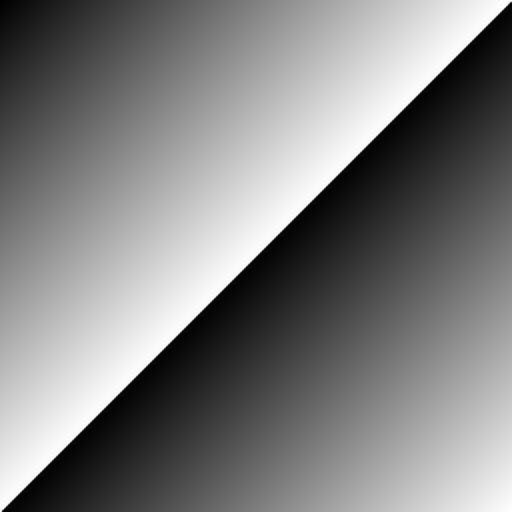
#> input picture Serial/input.pgm, 1024 x 1024 px, found by its file name (shown at 1/2 size)
$ python view_results.py
#> lines starting #> are read from the running program, lines starting #| are printed output that depends on the picture
"""
view_results.py
---------------
Converts all PGM output images to PNG and builds a labelled
side-by-side comparison image (comparison_all.png) ready for
the EC7207 HPC Project progress evaluation.

Usage:
    python view_results.py            # Compare implementations (Serial/OpenMP/MPI)
    python view_results.py --kernels  # Compare kernel types (Blur/Sharpen/Edge)
"""

from PIL import Image, ImageDraw, ImageFont
import os, subprocess, sys

BASE = os.path.dirname(os.path.abspath(__file__))

# Images to include in the comparison with their display labels
IMAGES = [
    ("Serial\\input.pgm",         "Input Image",        "(original grayscale)"),
    ("Serial\\output_serial.pgm", "Serial  [Baseline]", "single CPU core"),
    ("OpenMP\\output_openmp.pgm", "OpenMP  [4 Threads]","shared memory | RMSE = 0.000000"),
    ("MPI\\output_mpi.pgm",       "MPI  [4 Processes]", "distributed memory | RMSE = 0.000000"),
]

# Kernel comparison images (for --kernels mode)
KERNEL_IMAGES = [
    ("Serial\\input.pgm",         "Input Image",     "(original grayscale)"),
    ("Serial\\output_blur.pgm",   "Gaussian Blur",   "smooths and reduces noise"),
    ("Serial\\output_sharpen.pgm","Sharpen Filter",  "enhances edges and details"),
    ("Serial\\output_edge.pgm",   "Edge Detection",  "highlights boundaries (Laplacian)"),
]

THUMB   = 300   # pixel size of each thumbnail in the comparison
PAD     = 14
LABEL_H = 52    # height reserved for two lines of labels below each image

def load_image(path):
#> called with path = 'Serial\\input.pgm'
    return Image.open(path).convert('L')
#> returned value is the input picture: PIL image 1024x1024 L; min 0, max 255, mean 127.5

def convert_to_png(pgm_path):
    png_path = pgm_path.replace('.pgm', '.png')
    img = load_image(pgm_path)
    img.save(png_path)
    print(f"  Converted  {os.path.basename(pgm_path):35s}  ->  {os.path.basename(png_path)}  ({img.width}x{img.height})")
#|   Converted  Serial\input.pgm                     ->  Serial\input.png  (1024x1024)
    return png_path, img

def generate_comparison(images_list, output_name, title):
    """Generate a side-by-side comparison image from a list of images"""
#> called with output_name = 'comparison_all.png', title = 'Implementation Comparison'
    print(f"\n[2]  Building {output_name} ...")

    COLS = len(images_list)
    W    = COLS * (THUMB + PAD) + PAD
    H    = PAD + THUMB + LABEL_H + PAD

    # Light grey background
    comparison = Image.new('RGB', (W, H), color=(230, 230, 230))
#> comparison: PIL image 1270x380 RGB; every value is 230
    draw = ImageDraw.Draw(comparison)

    # Try to load a readable font; fall back to default if not available
    try:
        font_title = ImageFont.truetype("arialbd.ttf", 15)
        font_sub   = ImageFont.truetype("arial.ttf",   12)
    except:
        font_title = ImageFont.load_default()
        font_sub   = font_title

    for i, (png_path, img_title, subtitle, img) in enumerate(images_list):
        # Paste thumbnail
        thumb = img.resize((THUMB, THUMB), Image.LANCZOS).convert('RGB')
        x = PAD + i * (THUMB + PAD)
        y = PAD
        comparison.paste(thumb, (x, y))

        # Thin border around each thumbnail
        draw.rectangle([x-1, y-1, x+THUMB, y+THUMB], outline=(80,80,80), width=1)

        # Title (bold) and subtitle below image
        draw.text((x + 4, y + THUMB + 6),  img_title, fill=(20, 20, 20),   font=font_title)
        draw.text((x + 4, y + THUMB + 26), subtitle,  fill=(60, 60, 60),   font=font_sub)
#> this loop made 4 passes
#> pass 1, in generate_comparison, `thumb = img.resize((THUMB, THUMB), Image.LANCZOS).convert('RGB')`:
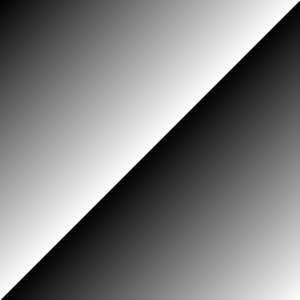
#> thumb: PIL image 300x300 RGB; min 0, max 255, mean 127.5
#> after the loop:
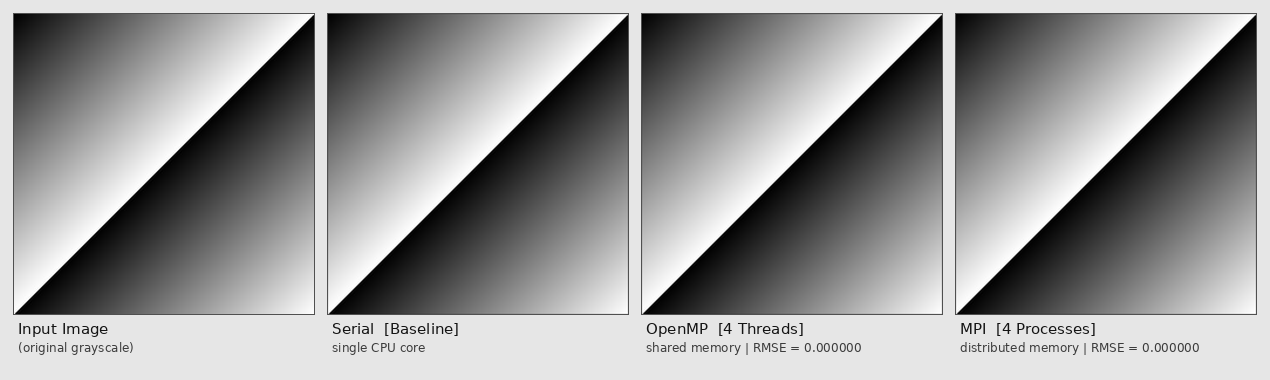
#> comparison: PIL image 1270x380 RGB; min 0, max 255, mean 150.8

    comp_path = os.path.join(BASE, output_name)
    comparison.save(comp_path)
    print(f"  Saved  ->  {comp_path}")
    return comp_path

# ===== Main Execution =====
if __name__ == '__main__':
    # Check if we're in kernel comparison mode
    kernel_mode = len(sys.argv) > 1 and sys.argv[1] == '--kernels'

    if kernel_mode:
        images_to_process = KERNEL_IMAGES
        output_filename = "comparison_kernels.png"
        title_text = "Kernel Comparison"
    else:
        images_to_process = IMAGES
        output_filename = "comparison_all.png"
        title_text = "Implementation Comparison"

    print("=" * 60)
    print(f"  EC7207 HPC  |  {title_text}  |  Results")
    print("=" * 60)

    # ── 1. Convert each PGM output to PNG ───────────────────────────
    print("\n[1]  Converting PGM outputs to PNG ...")
    converted = []
    for rel_path, title, subtitle in images_to_process:
        pgm = os.path.join(BASE, rel_path)
        if os.path.exists(pgm):
            png_path, img = convert_to_png(pgm)
            converted.append((png_path, title, subtitle, img))
        else:
            print(f"  WARNING  {pgm}  not found - skipping.")

    # ── 2. Build the side-by-side comparison image ──────────────────
    comp_path = generate_comparison(converted, output_filename, title_text)

    # ── 3. Open only the comparison image (cleaner for evaluation) ──
    print("\n[3]  Opening comparison image ...")
#> (the run stopped early here; a loop or call above may not have finished)
